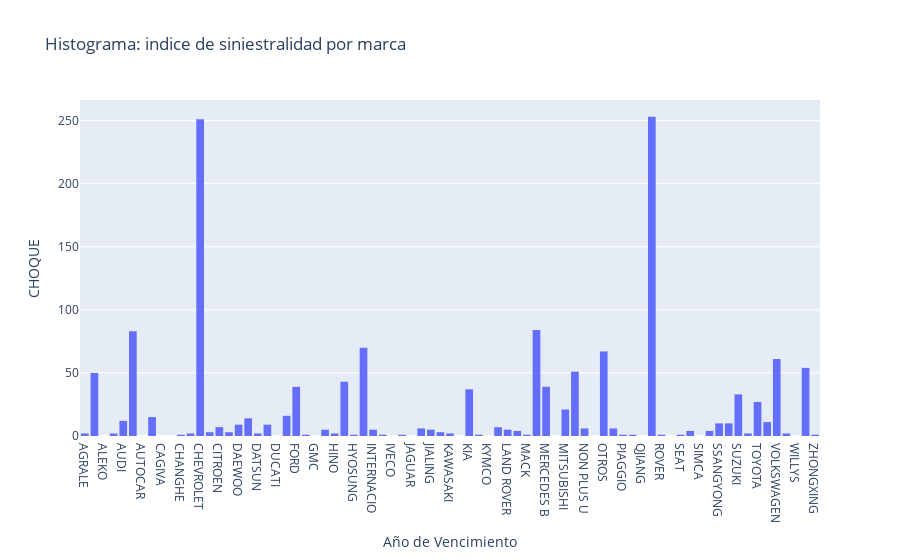

Notebook source saved alongside this figure:
### Markdown cell above
graficos plotly

### Code cell
import plotly.express as px
import pandas as pd

# Suponiendo que tienes un DataFrame llamado df con las columnas 'fecha de vencimiento - Año' y 'CHOQUE'
# Puedes cargar tus datos desde un archivo o crear un DataFrame ficticio para este ejemplo
df = pd.DataFrame(df)

# Crea el gráfico de líneas con Plotly
fig = px.histogram(df, x= 'Marca', y= 'CHOQUE', title='Histograma: indice de siniestralidad por marca')
fig.update_layout(xaxis_title='Año de Vencimiento', yaxis_title='CHOQUE',)

# Muestra el gráfico
fig.show()

### Figure 1 — Plotly figure (JSON) as saved in the notebook; plotly's stock layout.template omitted (floating-point values rounded to 4 significant figures; data arrays with more than 128 entries replaced by an {"elided": "..."} marker saying what was removed)
{"data": [{"alignmentgroup": "True", "bingroup": "x", "histfunc": "sum", "hovertemplate": "Marca=%{x}<br>sum of CHOQUE=%{y}<extra></extra>", "legendgroup": "", "marker": {"color": "#636efa", "pattern": {"shape": ""}}, "name": "", "offsetgroup": "", "orientation": "v", "showlegend": false, "type": "histogram", "x": {"elided": "4293 str values"}, "xaxis": "x", "y": {"elided": "4293 int values"}, "yaxis": "y"}], "layout": {"barmode": "relative", "legend": {"tracegroupgap": 0}, "title": {"text": "Histograma: indice de siniestralidad por marca"}, "xaxis": {"anchor": "y", "domain": [0, 1], "title": {"text": "Año de Vencimiento"}}, "yaxis": {"anchor": "x", "domain": [0, 1], "title": {"text": "CHOQUE"}}}}
